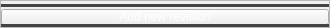
                              <widget class="QFrame" name="dividerAddNewRevision">
                               <property name="minimumSize">
                                <size>
                                 <width>330</width>
                                 <height>28</height>
                                </size>
                               </property>
                               <property name="maximumSize">
                                <size>
                                 <width>330</width>
                                 <height>28</height>
                                </size>
                               </property>
                               <property name="frameShape">
                                <enum>QFrame::StyledPanel</enum>
                               </property>
                               <property name="frameShadow">
                                <enum>QFrame::Raised</enum>
                               </property>
                               <layout class="QVBoxLayout" name="verticalLayout_31">
                                <property name="spacing">
                                 <number>2</number>
                                </property>
                                <property name="leftMargin">
                                 <number>0</number>
                                </property>
                                <property name="topMargin">
                                 <number>3</number>
                                </property>
                                <property name="rightMargin">
                                 <number>0</number>
                                </property>
                                <property name="bottomMargin">
                                 <number>0</number>
                                </property>
                                <item>
                                 <widget class="Line" name="line_5">
                                  <property name="styleSheet">
                                   <string notr="true">background-color: rgb(67, 67, 67);
border-radius: 3px</string>
                                  </property>
                                  <property name="orientation">
                                   <enum>Qt::Horizontal</enum>
                                  </property>
                                 </widget>
                                </item>
                                <item>
                                 <widget class="QPushButton" name="addNewRevisionBtn">
                                  <property name="minimumSize">
                                   <size>
                                    <width>0</width>
                                    <height>16</height>
                                   </size>
                                  </property>
                                  <property name="maximumSize">
                                   <size>
                                    <width>16777215</width>
                                    <height>16</height>
                                   </size>
                                  </property>
                                  <property name="styleSheet">
                                   <string notr="true">#addNewRevisionBtn{color:white}</string>
                                  </property>
                                  <property name="text">
                                   <string>Add new revision</string>
                                  </property>
                                  <property name="icon">
                                   <iconset resource="resources_rc.qrc">
                                    <normaloff>:/icon/icons/chevron-down.svg</normaloff>:/icon/icons/chevron-down.svg</iconset>
                                  </property>
                                 </widget>
                                </item>
                                <item>
                                 <widget class="Line" name="line_6">
                                  <property name="styleSheet">
                                   <string notr="true">background-color: rgb(67, 67, 67);
border-radius: 3px</string>
                                  </property>
                                  <property name="orientation">
                                   <enum>Qt::Horizontal</enum>
                                  </property>
                                 </widget>
                                </item>
                               </layout>
                              </widget>
